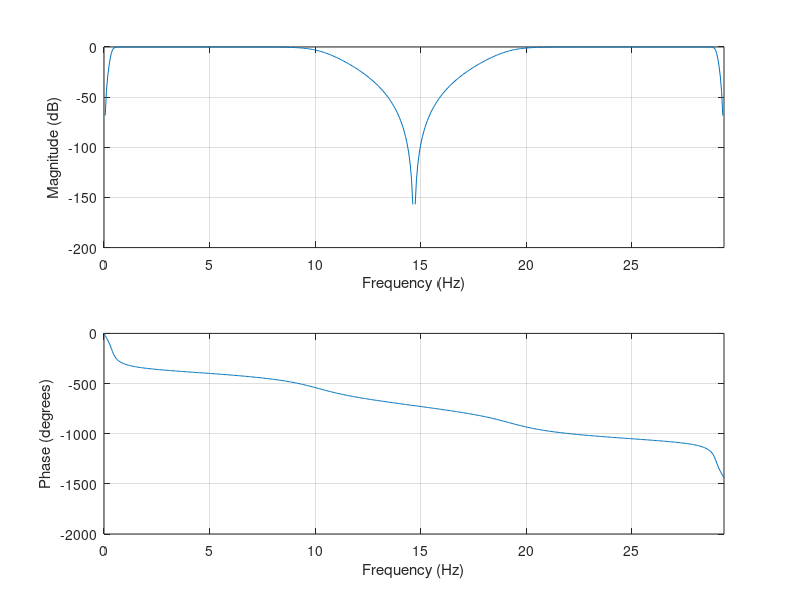

The MATLAB script that drew this image:
clear all;

addpath('/usr/share/octave/packages/signal-1.3.2'); %incluye el specgram

load intensidad_RGB.mat; % brillo, 1 es R, 2 es G, 3 es B.

video_length = length(brillo);

frec_video = 29.37; %frecuencia muestreo video
t_video = 1/(frec_video); %tiempo muestreo video

ejeXvideo = 0 : t_video : ((video_length-1)*t_video);

[b, a] = butter( 4, [0.4*2/frec_video , 10*2/frec_video]); %FiltroPincripal

%Disenia el filtro para una senial compuesta por un uno y todo los demas ceros escalado por Fs
figure;
freqz(b, a, 512, "whole", frec_video);
print -djpg imagenes/punto_4_diagrama_filtro_cardiometro.jpg; %Octave
grid minor;
